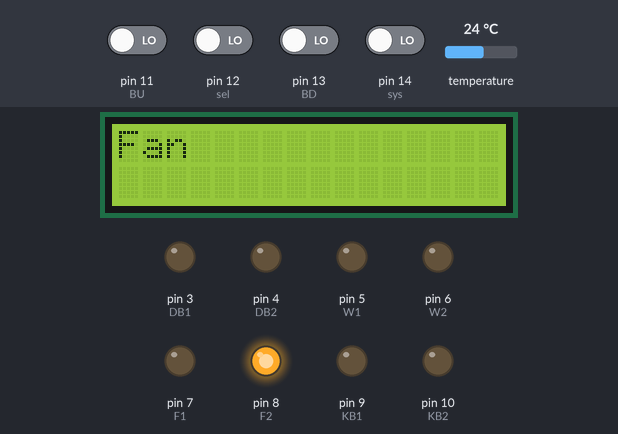
Recording of a sketch running on a simulated Arduino Uno, built with avr-gcc and run on an emulated ATmega328P. On the bench: 16×2 character LCD, output pins drawn as LEDs (lit = HIGH). Inputs (shaded band) come from the test bench; at power-on: pin 11 (BU), pin 12 (sel), pin 13 (BD), pin 14 (sys) LOW, temperature 24 °C.

Above: at 1.2 s.
1.3 s: pin 12 (sel) driven HIGH
At 2.5 s:
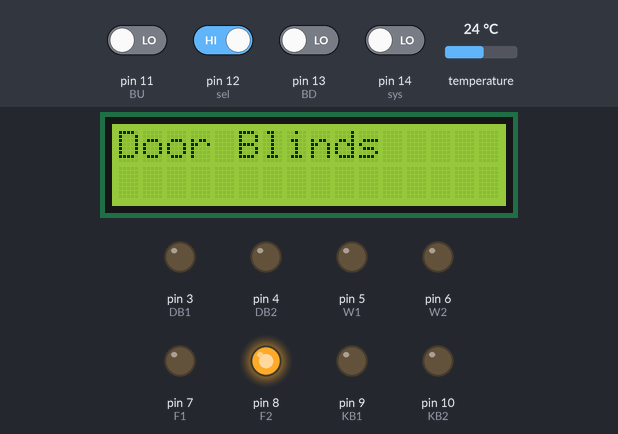
12.3 s: pin 14 (sys) driven HIGH
At 13.5 s:
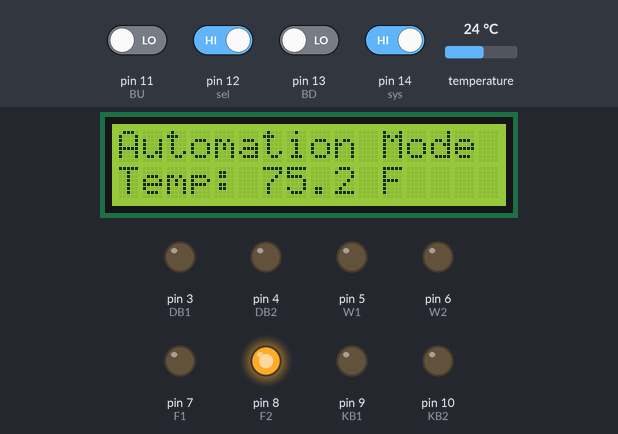
13.8 s: temperature set to 20.4 °C
At 21.6 s:
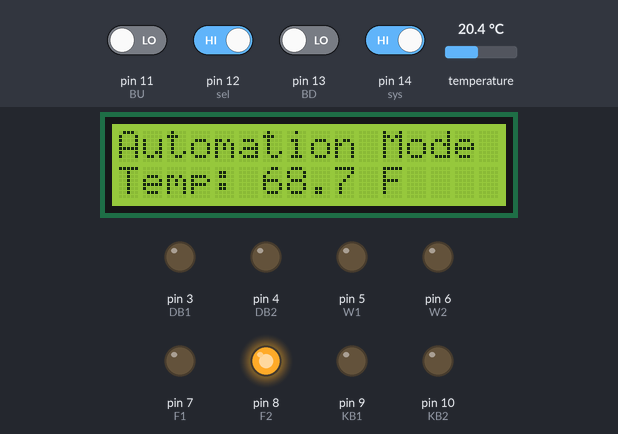
22.5 s: temperature set to 19.4 °C
At 23.1 s:
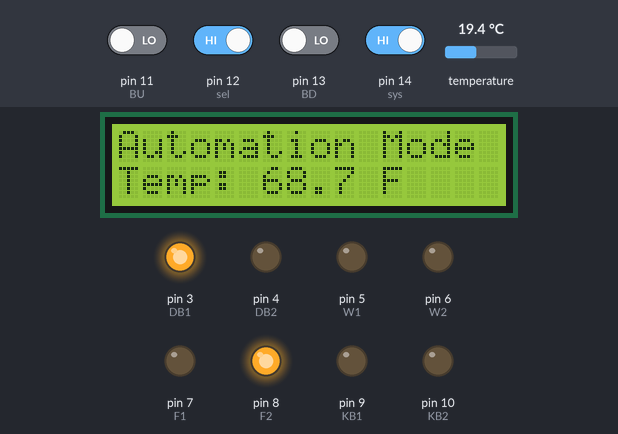
32.5 s: temperature set to 21.8 °C
At 41.9 s:
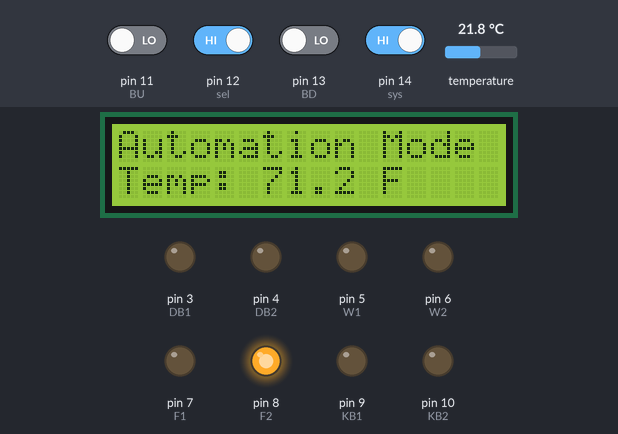
43.0 s: temperature set to 23.1 °C
At 43.4 s:
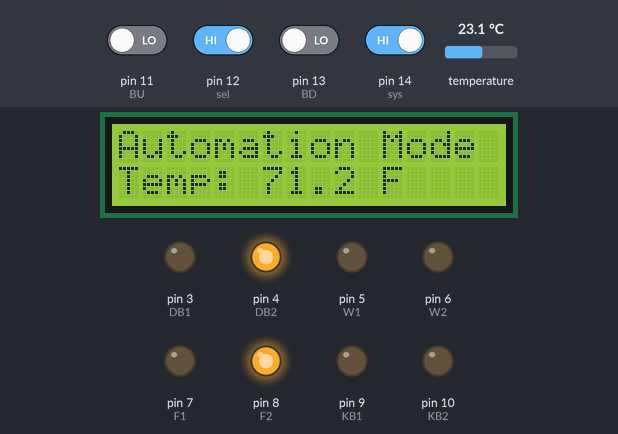
Timing chart, 0 to 54.6 s (numbered marks = the images above; inputs shaded):
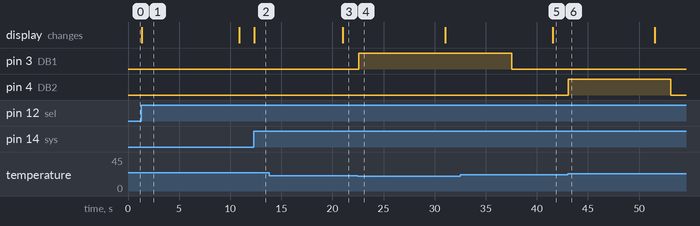

The sketch:

TinyHomeArduinoCode_Summer2026.ino
```cpp
#include <OneWire.h>
#include <DallasTemperature.h>
#include <Wire.h>
#include <LiquidCrystal_I2C.h>

LiquidCrystal_I2C lcd(0x27, 16, 2);

OneWire oneWire(2);
DallasTemperature sensor2(&oneWire);

// State variables
int CHECK = 0; // PROBLEM: CHECK variable is set to 0 (UP) at the start, meaning you have to press DOWN to go UP. Will have to chnge in the future.
int CHECK_DB = 0;
int CHECK_W = 0;
int CHECK_KB = 0;
int CHECK_F = 0;

int MODE = 1;
int SYSTEM = 1;

// Track previous button states for edge detection
int lastSysState = LOW;
int lastSelState = LOW;

// Motor/fan pins
const int DB1 = 3; const int DB2 = 4;
const int W1 = 5;  const int W2 = 6;
const int KB1 = 9; const int KB2 = 10;
const int F1 = 7;  const int F2 = 8;

// Button pins
const int BU = 11;  const int BD = 13;
const int sel = 12; const int sys = 14;

// Non-blocking Timer Variables
unsigned long motorStartTime = 0;
bool motorsRunning = false;
int activeMotor1 = -1;
int activeMotor2 = -1;

// LCD Update Timer (prevents reading sensor too rapidly)
unsigned long lastLcdUpdate = 0;

void setup() {
  Serial.begin(9600); // Delete after for space
  sensor2.begin();

  pinMode(KB1, OUTPUT); pinMode(KB2, OUTPUT);
  pinMode(DB1, OUTPUT); pinMode(DB2, OUTPUT);
  pinMode(W1, OUTPUT);  pinMode(W2, OUTPUT);
  pinMode(F1, OUTPUT);  pinMode(F2, OUTPUT);

  // Initial off states
  allMotorsOff();

  pinMode(BU, INPUT); pinMode(BD, INPUT);
  pinMode(sel, INPUT); pinMode(sys, INPUT);

  lcd.init();
  lcd.backlight();
  lcd.setCursor(0, 0);
  lcd.print("Manual Mode");
}

// Helper function to stop all movement quickly
void allMotorsOff() {
  digitalWrite(F1, LOW);  digitalWrite(F2, HIGH);
  digitalWrite(DB1, LOW); digitalWrite(DB2, LOW);
  digitalWrite(W1, LOW);  digitalWrite(W2, LOW);
  digitalWrite(KB1, LOW); digitalWrite(KB2, LOW);
}

// Variable to hold how long the current motor task should run
unsigned long motorRunDuration = 10000;

// Updated Helper function with a custom duration parameter
void runMotorTimed(int pin1, int pin2, int state1, int state2, unsigned long duration) {
  allMotorsOff(); // Safety stop
  digitalWrite(pin1, state1);
  digitalWrite(pin2, state2);
  activeMotor1 = pin1;
  activeMotor2 = pin2;
  motorStartTime = millis();
  motorRunDuration = duration; // Save the custom duration for this specific movement
  motorsRunning = true;
}

void loop() {
  unsigned long currentMillis = millis();

  // 1. Manage Background Motor Timers (Dynamic duration)
  if (motorsRunning && (currentMillis - motorStartTime >= motorRunDuration)) {
    digitalWrite(activeMotor1, LOW);
    digitalWrite(activeMotor2, LOW);
    motorsRunning = false;
    activeMotor1 = -1;
    activeMotor2 = -1;
  }

  // 2. Read temperature and update LCD smoothly every 10 seconds
  if (currentMillis - lastLcdUpdate >= 10000) {
    sensor2.requestTemperatures(); // Getting temperature from sensor

    float rawTemp = sensor2.getTempCByIndex(0);

    // Check for standard error values (85°C is 185°F, -127°C means disconnected)
    if (rawTemp != 85.00 && rawTemp != -127.00) {
      float temp = rawTemp * 9 / 5 + 32; // Convert to Fahrenheit

      lcd.begin(16, 2); // Reset LCD to prevent further error during button presses

      lcd.setCursor(0, 1);
      lcd.print("Temp: ");
      lcd.print(temp, 1); // Prints temp with 1 decimal place (e.g., 72.4)
      lcd.print(" F   ");
    }
    else {
      Serial.println("Sensor read error caught! Retrying next cycle...");
    }

    lastLcdUpdate = currentMillis;

  }

  // 3. System Button Press (Debounced, Updated to allow 4 Systems)
    int currentSysState = digitalRead(sys);
    if (currentSysState == HIGH && lastSysState == LOW) {
      SYSTEM++;
      if (SYSTEM == 5) SYSTEM = 1; // FIXED: Changed from 4 to 5 to include our 4th mode

      allMotorsOff();
      delay(50);
    }
    lastSysState = currentSysState;

  // 4. Mode Selection Button Press
  int currentSelState = digitalRead(sel);
  if (currentSelState == HIGH && lastSelState == LOW) {
    MODE++;
    if (MODE == 5) MODE = 1;
    delay(50);
  }
  lastSelState = currentSelState;

  // 5. Update Static Text Layouts
  if (SYSTEM == 1) {
    lcd.setCursor(0, 0);
    if (MODE == 1) lcd.print("Fan             ");
    if (MODE == 2) lcd.print("Door Blinds     ");
    if (MODE == 3) lcd.print("Windows         ");
    if (MODE == 4) lcd.print("Kit/Bat Blinds  ");
  } else if (SYSTEM == 2) {
    lcd.setCursor(0, 0);
    lcd.print("Automation Mode ");
  } else if (SYSTEM == 3) {
    lcd.setCursor(0, 0);
    lcd.print("Sync Mode       ");
  } else if (SYSTEM == 4) {
    lcd.setCursor(0, 0);
    lcd.print("Hold Mode: ");
    // Appends the name of the currently selected component right next to it
    if (MODE == 1) lcd.print("Fan   ");
    if (MODE == 2) lcd.print("DB    ");
    if (MODE == 3) lcd.print("Wndw  ");
    if (MODE == 4) lcd.print("KB    ");
  }

  // =================================================================
  // 6. MANUAL MODE ACTIONS (SYSTEM == 1)
  // =================================================================
  if (SYSTEM == 1 && !motorsRunning) {

    // UP BUTTON PRESSED
    if ((digitalRead(BU) == HIGH) && (CHECK == 0)) {
      if (MODE == 1 && CHECK_F == 0)   { digitalWrite(F1, LOW); digitalWrite(F2, LOW); CHECK_F = 1; }

      // Changed to 15000 (15 seconds) to give it more time to climb up!
      if (MODE == 2 && CHECK_DB == 0)  { runMotorTimed(DB1, DB2, LOW, HIGH, 5000); CHECK_DB = 1; } // Measured 65 seconds
      if (MODE == 3 && CHECK_W == 0)   { runMotorTimed(W1, W2, LOW, HIGH, 15000);  CHECK_W = 1; }
      if (MODE == 4 && CHECK_KB == 0)  { runMotorTimed(KB1, KB2, HIGH, LOW, 5000); CHECK_KB = 1; } // Measured 25 seconds

      CHECK = 1;
    }

    // DOWN BUTTON PRESSED
    if ((digitalRead(BD) == HIGH) && (CHECK == 1)) {
      if (MODE == 1 && CHECK_F == 1)   { digitalWrite(F1, LOW); digitalWrite(F2, HIGH); CHECK_F = 0; }

      // Left at 10000 (10 seconds) since dropping down is faster
      if (MODE == 2 && CHECK_DB == 1)  { runMotorTimed(DB1, DB2, HIGH, LOW, 5000); CHECK_DB = 0; } // Measured 65 seconds
      if (MODE == 3 && CHECK_W == 1)   { runMotorTimed(W1, W2, HIGH, LOW, 10000);  CHECK_W = 0; }
      if (MODE == 4 && CHECK_KB == 1)  { runMotorTimed(KB1, KB2, LOW, HIGH, 5000); CHECK_KB = 0; } // Measured 25 seconds

      CHECK = 0;
    }
  }

  // =================================================================
  // 7. AUTOMATION MODE OPERATIONS (SYSTEM == 2)
  // =================================================================
  if (SYSTEM == 2 && !motorsRunning) {
    sensor2.requestTemperatures();
    float temp = sensor2.getTempCByIndex(0) * 9 / 5 + 32;

    if ((temp < 68) && (CHECK == 0)) { // If it's cold indoors
      CHECK = 1; CHECK_F = 1; CHECK_DB = 1; CHECK_W = 1; CHECK_KB = 1;
      digitalWrite(F1, LOW); digitalWrite(F2, LOW);
      runMotorTimed(DB1, DB2, HIGH, LOW, 15000); // 15 seconds for automation UP. TODO: Change this value
    }
    if ((temp > 72) && (CHECK == 1)) { // If it's hot indoors
      CHECK = 0; CHECK_F = 0; CHECK_DB = 0; CHECK_W = 0; CHECK_KB = 0;
      digitalWrite(F1, LOW); digitalWrite(F2, HIGH);
      runMotorTimed(DB1, DB2, LOW, HIGH, 10000); // 10 seconds for automation DOWN. TODO: Change this value
    }
  }

   // =================================================================
  // 7.5 SYNC MODE OPERATIONS (SYSTEM == 3)
  // =================================================================

  // Currently empty because I don't know what it's for...?
  // It is apparently for smaller (more precise) movements than the Manual Mode. Debating whether to repurpose it or not...
  // =================================================================
  // 8. HOLD MODE OPERATIONS (SYSTEM == 4)
  // =================================================================
  if (SYSTEM == 4) {

    // --- IF UP BUTTON IS HELD DOWN ---
    if (digitalRead(BU) == HIGH) {
      if (MODE == 1) { digitalWrite(F1, LOW);  digitalWrite(F2, LOW); CHECK_F = 0; }  // Fan Off
      if (MODE == 2) { digitalWrite(DB1, LOW); digitalWrite(DB2, HIGH); CHECK_DB = 0; } // Door Blind DOWN (swapped due to blind arrangement)
      if (MODE == 3) { digitalWrite(W1, LOW);   digitalWrite(W2, HIGH); CHECK_W = 1; } // Windows UP (Close)
      if (MODE == 4) { digitalWrite(KB1, HIGH); digitalWrite(KB2, LOW); CHECK_KB = 1; } // Kit/Bat Blind UP
    }

    // --- IF DOWN BUTTON IS HELD DOWN ---
    else if (digitalRead(BD) == HIGH) {
      if (MODE == 1) { digitalWrite(F1, LOW);  digitalWrite(F2, HIGH); CHECK_F = 1; } // Fan On
      if (MODE == 2) { digitalWrite(DB1, HIGH);  digitalWrite(DB2, LOW); CHECK_DB = 1; } // Door Blind UP (swapped due to blind arrangement)
      if (MODE == 3) { digitalWrite(W1, HIGH); digitalWrite(W2, LOW); CHECK_W = 0; }  // Wind ows DOWN (Open)
      if (MODE == 4) { digitalWrite(KB1, LOW);  digitalWrite(KB2, HIGH); CHECK_KB = 0; } //Kit/Bat Blind DOWN
    }

    // --- IF NEITHER BUTTON IS HELD ---
    else {
      // Only turn off the specific component we are currently selecting.
      // This prevents slamming other relays around unnecessarily.
      if (MODE == 1) { digitalWrite(F1, LOW);  digitalWrite(F2, HIGH); }
      if (MODE == 2) { digitalWrite(DB1, LOW);  digitalWrite(DB2, LOW); }
      if (MODE == 3) { digitalWrite(W1, LOW);   digitalWrite(W2, LOW); }
      if (MODE == 4) { digitalWrite(KB1, LOW);  digitalWrite(KB2, LOW); }
    }
  }
}
```

Measured:
- the behaviour switches between 20 and 19.9 °C on temperature (found by bisection; images 3 and 4)
- the behaviour switches between 22.2 and 22.3 °C on temperature (found by bisection; images 5 and 6)
- after the input at 1.3 s, the display: changes after 0.07 s (image 1)
- after the input at 12.3 s, the display: changes after 0.07 s (image 2)
- after the input at 13.8 s, the display: changes after 7.2 s (image 3)
- after the input at 22.5 s, pin 3 (DB1): LOW → HIGH after 0.05 s
- after the input at 32.5 s, the display: changes after 9.0 s (image 5)
- after the input at 43.0 s, pin 4 (DB2): LOW → HIGH after 0.09 s, → LOW 10.0 s later
